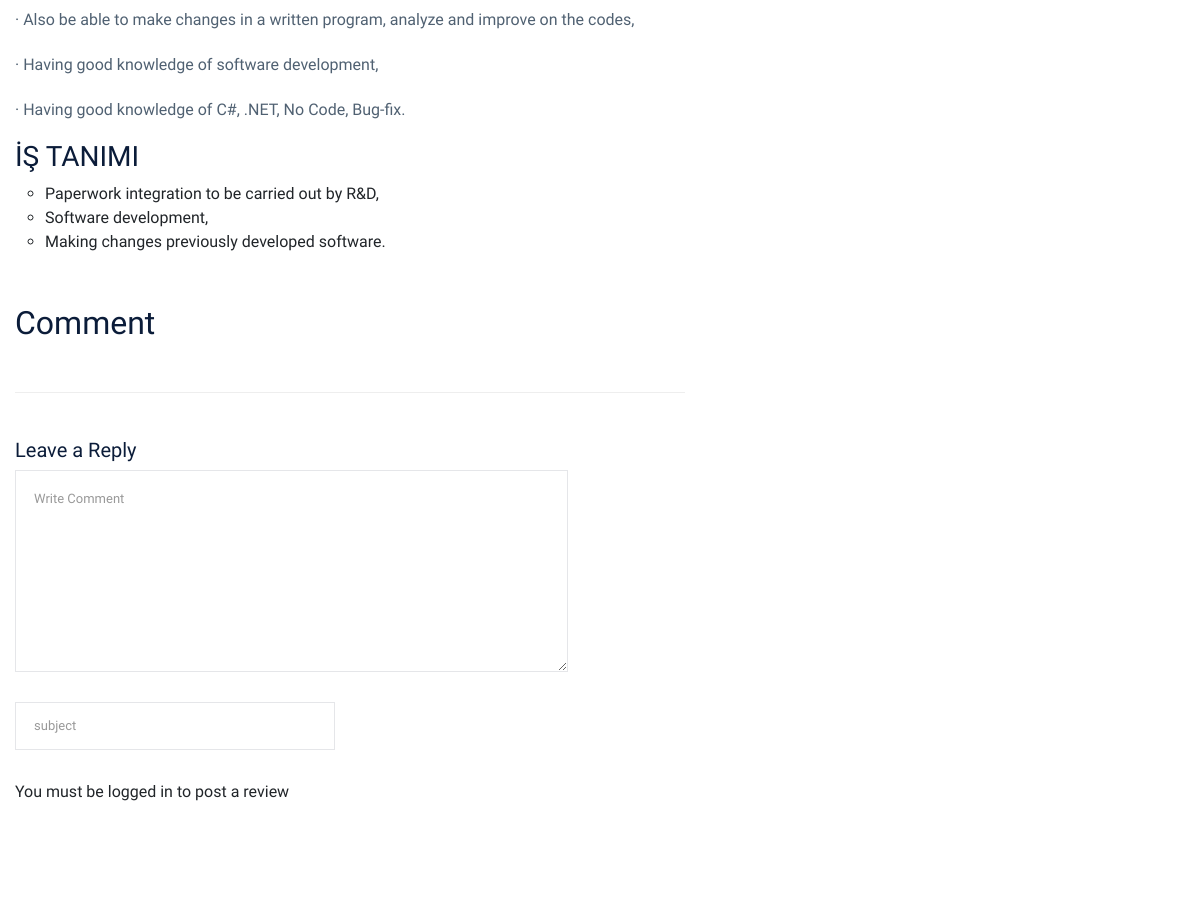
Page /job/7/Java (middle part) on the earlier database version.
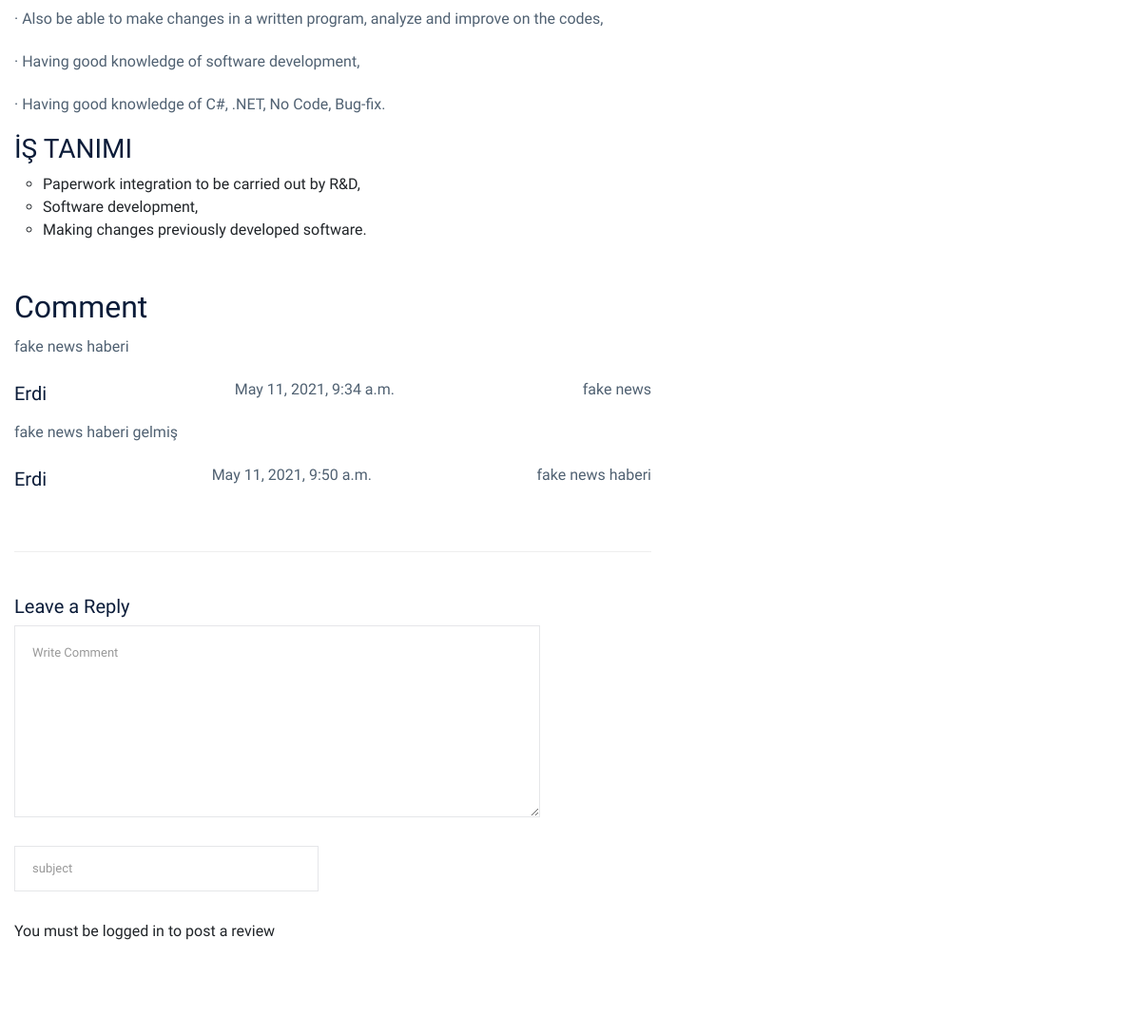
Same page on the later database version.
### job/models.py (models this page shows, shortened)
class Job(models.Model):
    STATUS = (
        ('True', 'True'),
        ('False', 'False'),
    )
    category = models.ForeignKey(Category, on_delete=models.CASCADE) #many to one relation with Category
    title = models.CharField(max_length=150)
    keywords = models.CharField(max_length=255)
    description = models.CharField(max_length=255)
    image=models.ImageField(blank=True,upload_to='images/')
    salary = models.IntegerField()
    type = models.CharField(max_length=150)
    location = models.CharField(max_length=255)
    company = models.CharField(max_length=255)
    detail=RichTextUploadingField(blank=True)
    slug = models.SlugField(null=False,unique=True)
    status=models.CharField(max_length=10,choices=STATUS)
    create_at=models.DateTimeField(auto_now_add=True)
    update_at=models.DateTimeField(auto_now=True)
    def image_tag(self):
        return mark_safe('<img src="{}" height="50"/>'.format(self.image.url))
    image_tag.short_description = 'Image'

class Comment(models.Model):
    STATUS = (
        ('New', 'New'),
        ('True', 'True'),
        ('False', 'False'),
    )
    job=models.ForeignKey(Job,on_delete=models.CASCADE)
    user = models.ForeignKey(User, on_delete=models.CASCADE)
    subject = models.CharField(max_length=50, blank=True)
    comment = models.CharField(max_length=250,blank=True)
    ip = models.CharField(max_length=20, blank=True)
    status=models.CharField(max_length=10,choices=STATUS, default='New')
    create_at=models.DateTimeField(auto_now_add=True)
    update_at=models.DateTimeField(auto_now=True)

### home/views.py (the view)
# urls.py: path('job/<int:id>/<slug:slug>', views.job_detail, name='job_detail'),
def job_detail(request,id,slug):
    category = Category.objects.all()
    job = Job.objects.get(pk=id)
    images = Images.objects.filter(job_id=id)
    comments = Comment.objects.filter(job_id=id, status='True')
    context={'job': job,
             'category':category,
             'images': images,
             'comments': comments,
              }
    return render(request,'job_detail.html',context)

### home/templates/job_detail.html (shortened to what this page needs)
{% extends "homebase.html" %}
{% block body %}
    {% load static %}
<div class="job-post-company pt-120 pb-120">
    <div class="container">
        <div class="row justify-content-between">
            <div class="col-xl-7 col-lg-8">
                <div class="job-post-details">
                    <div class="post-details2  mb-50">
                        <h2>{{job.detail|safe}}</h2>
                    </div>
                </div>
                <div class="job-post-details">
                    <div class="post-details2  mb-50">
                        <h2>Comment </h2>
                        {% for rs in comments %}
                        <div class="comment-list">
                            <div class="desc">
                                <p>{{ rs.comment }}</p>
                                <div class="d-flex justify-content-between">
                                    <div class="d-flex align-items-center">
                                        <h5>
                                            {{ rs.user.first_name }}</a>
                                        </h5>
                                    </div>
                                    <div>
                                        <p>{{ rs.create_at}}</p>
                                    </div>
                                    <div class="reply-btn">
                                        <p> {{ rs.subject }}</p>
                                    </div>
                                </div>
                            </div>
                        </div>
                        {% endfor %}
                    </div>
                </div>
                <div class="comment-form">
                    <h5>Leave a Reply</h5>
                    <form class="form-contact comment_form" action="/job/addcomment/{{ job.id }}" method="post">
                        <div class="row">
                            <div class="col-10">
                                <div class="form-group">
                              <textarea class="form-control w-100" name="comment" id="id_comment" cols="30" rows="9"
                                        placeholder="Write Comment"></textarea>
                                </div>
                            </div>
                            <div class="col-sm-6">
                                <div class="form-group">
                                    <input class="form-control" name="subject" type="text"
                                           placeholder="subject">
                                </div>
                            </div>
                        </div>
                        <div class="form-group">
                            {% if user.id is not None %}
                            <button class="primary-btn">Submit</button>
                            {% else %}
                            You must be logged in to post a review
                            {% endif %}
                        </div>
                    </form>
                </div>
            </div>
            <div class="col-xl-4 col-lg-4">
            </div>
        </div>
    </div>
</div>
{% endblock %}

### home/templates/homebase.html (shortened to what this page needs)
<!doctype html>
<html class="no-js" lang="zxx">
<head>
    {% load static %}
            <link rel="stylesheet" href="{%static 'assets/css/bootstrap.min.css' %}">
            <link rel="stylesheet" href="{% static 'assets/css/owl.carousel.min.css'%}">
            <link rel="stylesheet" href="{% static 'assets/css/flaticon.css'%}">
            <link rel="stylesheet" href="{% static 'assets/css/price_rangs.css'%}">
            <link rel="stylesheet" href="{% static 'assets/css/slicknav.css'%}">
            <link rel="stylesheet" href="{% static 'assets/css/animate.min.css'%}">
            <link rel="stylesheet" href="{% static 'assets/css/magnific-popup.css'%}">
            <link rel="stylesheet" href="{% static 'assets/css/fontawesome-all.min.css'%}">
            <link rel="stylesheet" href="{% static 'assets/css/themify-icons.css'%}">
            <link rel="stylesheet" href="{% static 'assets/css/slick.css'%}">
            <link rel="stylesheet" href="{% static 'assets/css/nice-select.css'%}">
            <link rel="stylesheet" href="{% static 'assets/css/style.css'%}">
            <link rel="stylesheet" href="https://ajax.googleapis.com/ajax/libs/jqueryui/1.11.4/themes/smoothness/jquery-ui.css">
</head>
<body>
    {% block body %} {% endblock %}
</body>
</html>

### home/templates/header.html (shortened to what this page needs)
                                 {% load static %}

### home/templates/footer.html (shortened to what this page needs)
                                         {% load static %}
        {% load static %}

Differences in the rows shown:
added Comment: comment "fake news haberi", user.first_name "Erdi", create_at "May 11, 2021, 9:34 a.m.", subject "fake news"
added Comment: comment "fake news haberi gelmiş", user.first_name "Erdi", create_at "May 11, 2021, 9:50 a.m.", subject "fake news haberi"
